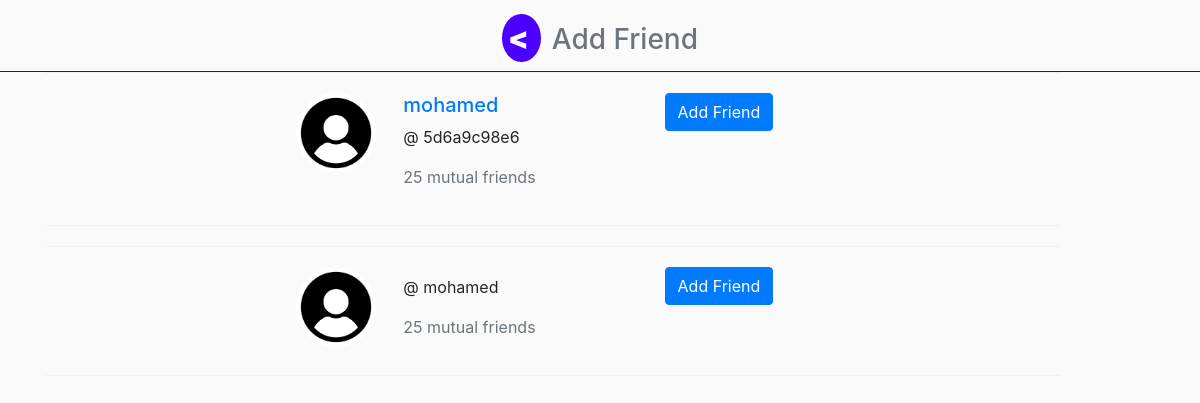
/add_friend/ (signed in), run on the app's committed database.
### accounts/models.py (models this page shows, shortened)
class Friend(models.Model):
    profile=models.OneToOneField(Profile, verbose_name=_("user"), on_delete=models.CASCADE,related_name='friend_profile')
    class Meta:
        verbose_name = _("Friend")
        verbose_name_plural = _("Friends")

class Profile(models.Model):
    user=models.OneToOneField(User, verbose_name=_("user"), on_delete=models.CASCADE)
    friend=models.ManyToManyField('Friend',related_name='user_friends')
    friend_request=models.ManyToManyField('Friend',related_name='user_friend_requests')
    phone=models.CharField(max_length=20,verbose_name=_("phone"))
    slug=models.SlugField(blank=True, null=True)
    image=models.ImageField(upload_to='profile/',blank=True, null=True)
    country=CountryField(blank_label='select country')
    adress=models.CharField(max_length=100)
    Token=models.CharField(max_length=500,blank=True, null=True)
    join_date=models.DateTimeField(verbose_name=_("Created At"), default=datetime.now)
    class Meta:
        verbose_name = _("Profile")
        verbose_name_plural = _("Profiles")
    def create_profile(sender ,*args, **kwargs):
        if kwargs['created']:
            user_profile=Profile.objects.create(user=kwargs['instance'])
    post_save.connect(create_profile , sender=User)

### chat/views.py (the view)
# urls.py: path('add_friend/',views.add_friend,name='add_friend'),
def add_friend(request):
    user_profile = get_object_or_404(Profile, user=request.user)
    friend=user_profile.friend.all()
    add_friends = Friend.objects.all().exclude(profile=request.user.profile)
    return render(request,'chat/add_friend.html',{'add_friends': add_friends})

### chat/templates/chat/add_friend.html (shortened to what this page needs)
{% load static %}
<!DOCTYPE html>
<html lang="en">
<head>
    <link href="https://netdna.bootstrapcdn.com/bootstrap/4.0.0-beta/css/bootstrap.min.css" rel="stylesheet">
</head>
<body>
    <div style="    border-bottom: 1px solid;
    padding-bottom: 6px;justify-content: center;
    display: flex;">
        <h3 class="text-muted prj-name">
            <span"><a href="/" style="font-size: 30px;
            font-weight: 900;
            margin-bottom: 13px;
            color: white;
            background: #4b00ff;
            border-radius: 50%;
            padding: 6px;
            text-align: center;
            text-decoration:none;
            margin-right: 11px;" class="ks-amount">
                < </a></span>
            Add Friend
        </h3>
    </div>
    <div class="container">
        <div class="row">
            <div class="col-md-11">
                <div class="people-nearby">
                    {% for friend in add_friends %}
                        <div class="nearby-user">
                            <div class="row" style="justify-content: center;">
                                <div class="col-md-1 col-sm-2" style="margin-right: 20px;">
                                    {% if friend.profile.image %}
                                        <img src="{{ friend.profile.image.url }}" alt="user"
                                        class="profile-photo-lg" width="40" height="40">
                                    {% else %}
                                        <img src="{% static 'user_no_image.png' %}" alt="user"
                                        class="profile-photo-lg" width="40" height="40">
                                    {% endif %}
                                </div>
                                <div class="col-md-3 col-sm-3">
                                    <h5><a href="#" class="profile-link">{{ friend.profile.user.first_name }} {{ friend.profile.user.last_name }}</a></h5>
                                    <p name="user_name" >@ {{friend.profile.user.username }}</p>
                                    <p class="text-muted">25 mutual friends</p>
                                </div>
                                <div class="col-md-2 col-sm-2">
                                    <a href="{% url 'chat:send_request' slug=friend.profile.slug%}" class="btn btn-primary pull-right">Add Friend</a>
                                </div>
                            </div>
                        </div>
                    {% endfor %}
                </div>
            </div>
        </div>
    </div>
</body>
</html>

### chat/templates/chat/add_friend.html (style rules this page uses)
body { margin-top: 20px; background: #FAFAFA; }
.people-nearby .nearby-user { padding: 20px 0; border-top: 1px solid #f1f2f2; border-bottom: 1px solid #f1f2f2; margin-bottom: 20px; }
img.profile-photo-lg { height: 80px; width: 80px; border-radius: 50%; }

### data on the page
Friend: profile.user.first_name "mohamed", profile.user.username "5d6a9c98e6"
Friend: profile.user.username "mohamed"
